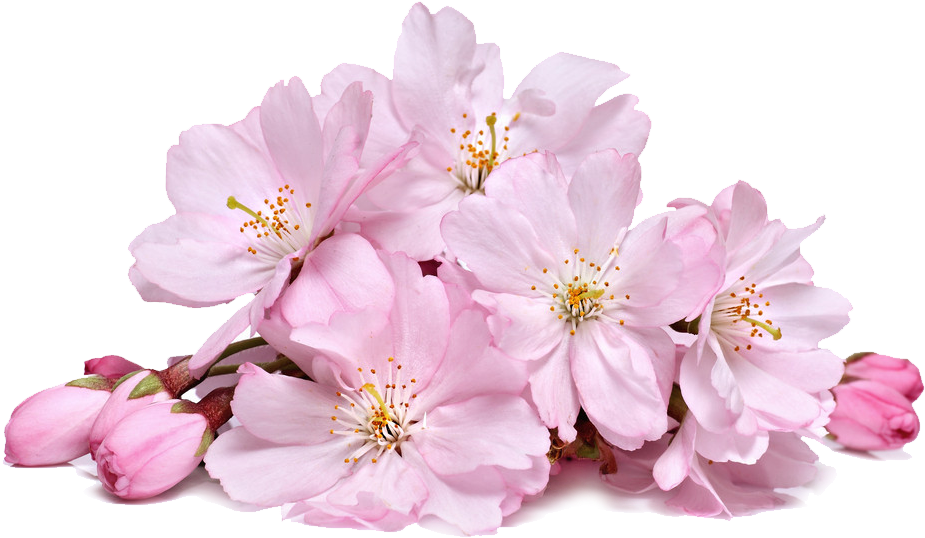
#> input picture flowers/138813-blossom-real-flower-hq-image-free.png, 925 x 538 px, found by its file name; its folder holds only this picture in this run
$ python remove_bg.py
#> lines starting #> are read from the running program, lines starting #| are printed output that depends on the picture; after the words box and inside, x2 and y2 are one past the last pixel; in counts of white or black regions, pixels touching at a corner belong together
"""
Remove grey/white backgrounds from flower images using flood-fill + color keying.
Outputs transparent PNGs to public/flowers/processed/
"""
import os, sys, io
sys.stdout = io.TextIOWrapper(sys.stdout.buffer, encoding='utf-8', errors='replace')
sys.stderr = io.TextIOWrapper(sys.stderr.buffer, encoding='utf-8', errors='replace')
from pathlib import Path
from PIL import Image
import numpy as np

SRC = Path("C:/Users/Pc/basant-portfolio/flowers")
OUT = Path("C:/Users/Pc/basant-portfolio/public/flowers/processed")
OUT.mkdir(parents=True, exist_ok=True)

# Files to process: all images in the source directory
TARGETS = [p.name for p in SRC.glob("*.*") if p.suffix.lower() in ('.png', '.jpg', '.jpeg', '.webp', '.jfif')]

def remove_bg(img_path: Path, out_path: Path, tolerance=32):
    """
    Remove background using flood-fill from the 4 corners + edge sampling.
    Works for uniform grey or white backgrounds.
    """
#> called with tolerance = 32
    img = Image.open(img_path).convert("RGBA")
#> img is the input picture: PIL image 925x538 RGBA; mean R, G, B, A 133.6, 108.6, 121.2, 148.8
    arr = np.array(img, dtype=np.float32)
    h, w = arr.shape[:2]
#> h = 538; w = 925

    # Sample background color only from top corners to avoid bottom grass/flowers
    corners = [arr[0,0,:3], arr[0,w-1,:3]]
#> corners = [[0, 0, 0], [0, 0, 0]]
    bg_color = np.mean(corners, axis=0)
#> bg_color = [0, 0, 0]

    # If it's pure white or close to it, just force white
    if np.all(bg_color > 240):
        bg_color = np.array([255, 255, 255])

    print(f"  {img_path.name}: bg≈{bg_color.astype(int).tolist()}, size={w}x{h}")

    rgb = arr[:,:,:3]
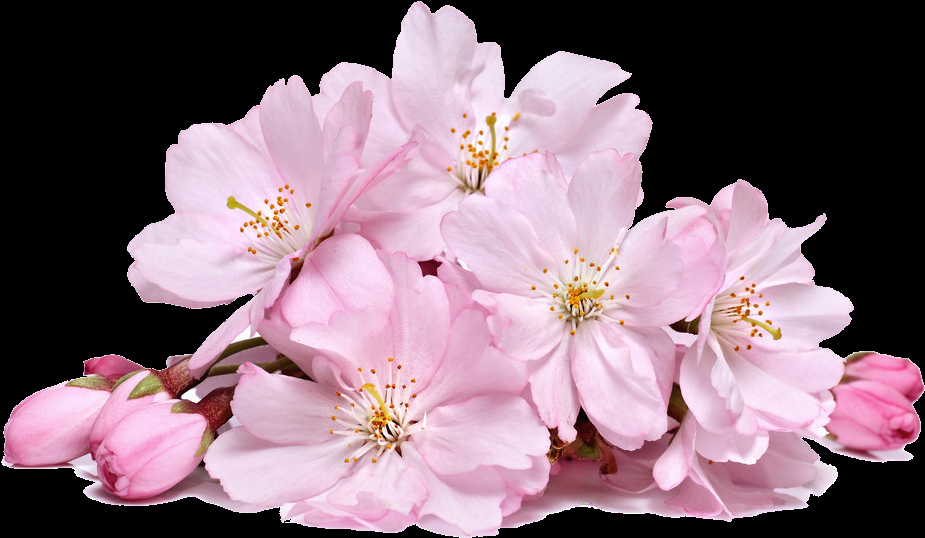
#> rgb: shape (538, 925, 3) float32; mean R, G, B 133.6, 108.6, 121.2
    # Color distance from background
    dist = np.sqrt(np.sum((rgb - bg_color)**2, axis=2))
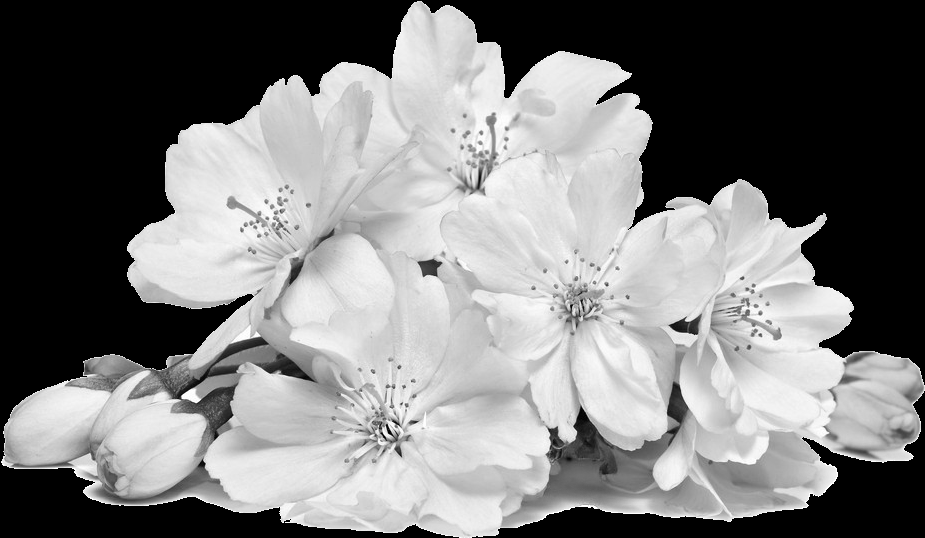
#> dist: shape (538, 925) float32; min 0, max 441.7, mean 211.3; drawn with min black and max white

    # Create mask: 1 = foreground (flower), 0 = background
    fg_mask = (dist > tolerance).astype(np.float32)
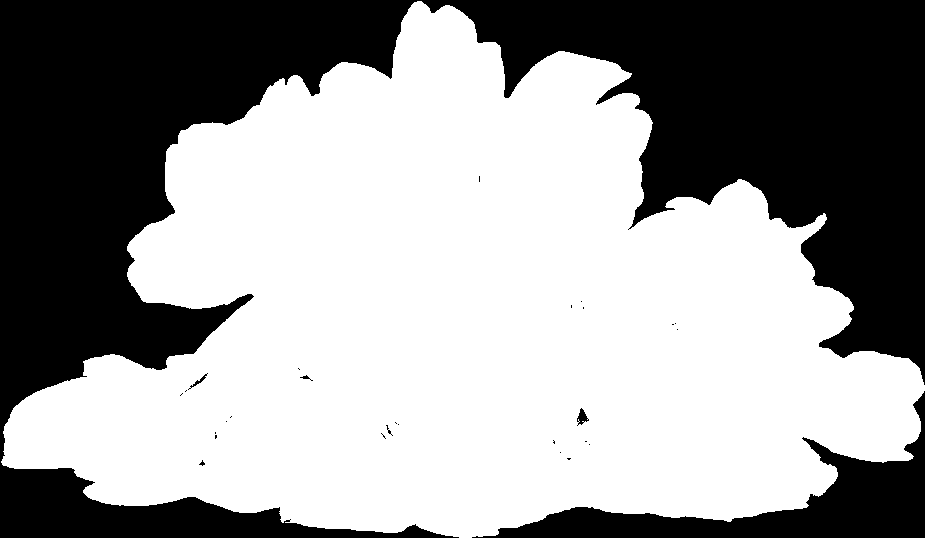
#> fg_mask: shape (538, 925) float32; values 0 (black) and 1 (white), 59.9% white; 29 black regions (24 under 20 px), largest, box (x1, y1, x2, y2) and area: (0, 0, 925, 538) 183091, (472, 391, 925, 538) 16203, (577, 408, 589, 426) 106, (188, 373, 208, 390) 56, (300, 375, 313, 381) 25

    # Feather the edges slightly for nicer compositing
    from PIL import ImageFilter
    mask_img = Image.fromarray((fg_mask * 255).astype(np.uint8), "L")
    mask_img = mask_img.filter(ImageFilter.GaussianBlur(1.5))
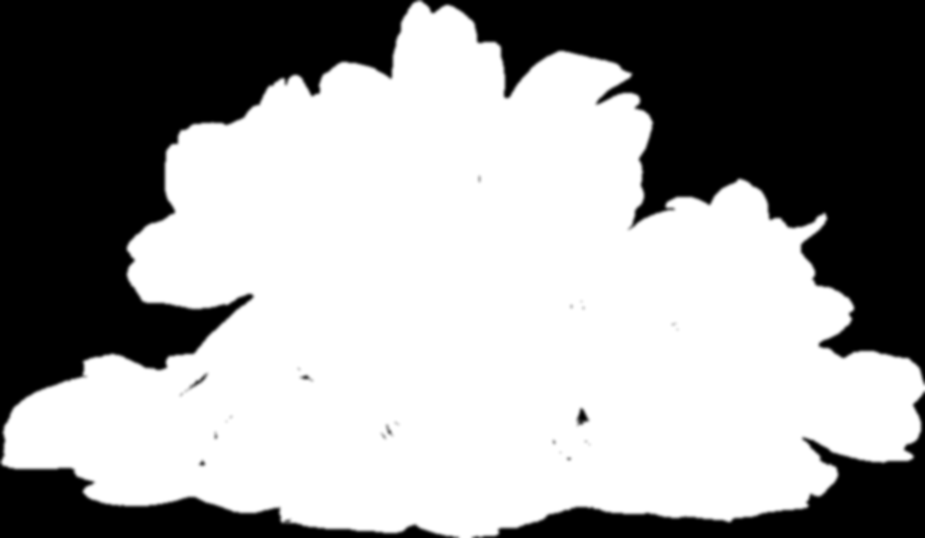
#> mask_img: PIL image 925x538 L; min 0, max 255, mean 152.7
    mask_arr = np.array(mask_img, dtype=np.float32) / 255.0

    # Apply mask as alpha
    result = arr.copy()
    result[:,:,3] = (mask_arr * 255).astype(np.uint8)
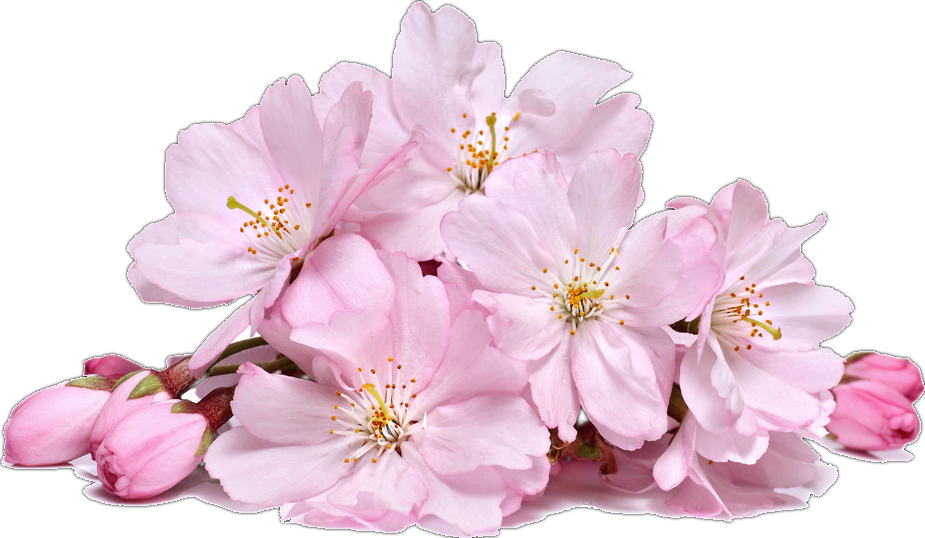
#> result: shape (538, 925, 4) float32; mean R, G, B, A 133.6, 108.6, 121.2, 153.2; transparent parts drawn white

    out_img = Image.fromarray(result.astype(np.uint8), "RGBA")

    # Crop to content
    bbox = out_img.getbbox()
#> bbox = (0, 0, 925, 538)
    if bbox:
        out_img = out_img.crop(bbox)

    # Max 900px on longest side
    mx = 900
    if max(out_img.width, out_img.height) > mx:
        s = mx / max(out_img.width, out_img.height)
#> s = 0.973
        out_img = out_img.resize(
            (max(1, int(out_img.width * s)), max(1, int(out_img.height * s))),
            Image.LANCZOS
        )
#> out_img: PIL image 900x523 RGBA

    # Change suffix to .png
    out_path = out_path.with_suffix('.png')
    out_img.save(out_path, "PNG", optimize=True)
    print(f"    -> {out_path.name} ({out_img.width}x{out_img.height})")
    return True

ok = fail = 0
for name in TARGETS:
    src = SRC / name
    if not src.exists():
        src = SRC / "processed" / name
    if not src.exists():
        print(f"  MISSING: {name}")
        fail += 1
        continue
    dst = OUT / Path(name).with_suffix('.png')
    try:
        remove_bg(src, dst)
        ok += 1
    except Exception as e:
        print(f"  FAIL {name}: {e}")
        fail += 1

print(f"\n{ok} OK, {fail} FAIL")

$ run again, on flowers/Untitled design (2).png
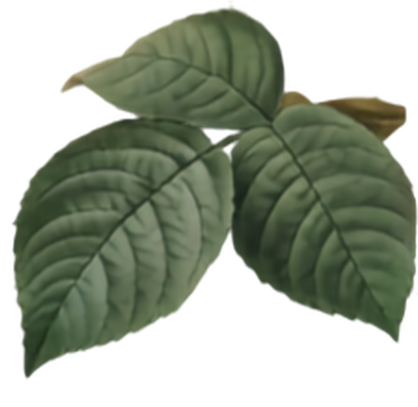
#> input picture flowers/Untitled design (2).png, 418 x 407 px, found by its file name
#> corners = [[255, 255, 255], [255, 255, 255]]
#> bg_color = [255, 255, 255]
#> in remove_bg, `fg_mask = (dist > tolerance).astype(np.float32)`:
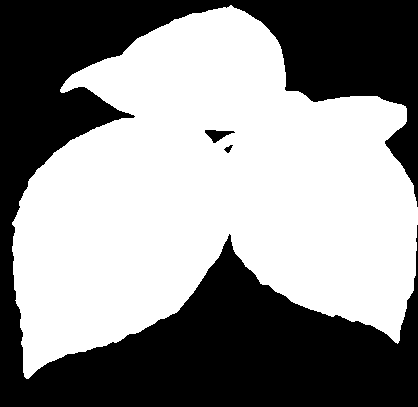
#> fg_mask: shape (407, 418) float32; values 0 (black) and 1 (white), 55.8% white; 3 black regions, box (x1, y1, x2, y2) and area: (0, 0, 418, 407) 75010, (205, 130, 235, 143) 197, (224, 145, 233, 153) 36
#> bbox = (8, 1, 418, 383)
#> in remove_bg, `out_img = out_img.crop(bbox)`:
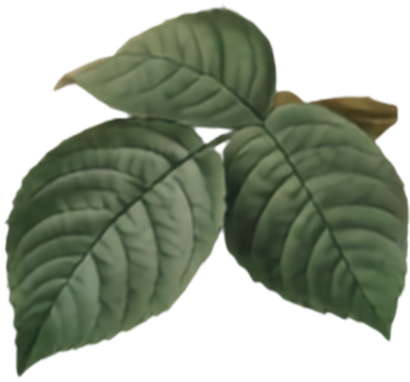
#> out_img: PIL image 410x382 RGBA; mean R, G, B, A 153.7, 162.2, 146, 154.5; transparent parts drawn white

$ run again, on flowers/Untitled design (3).png
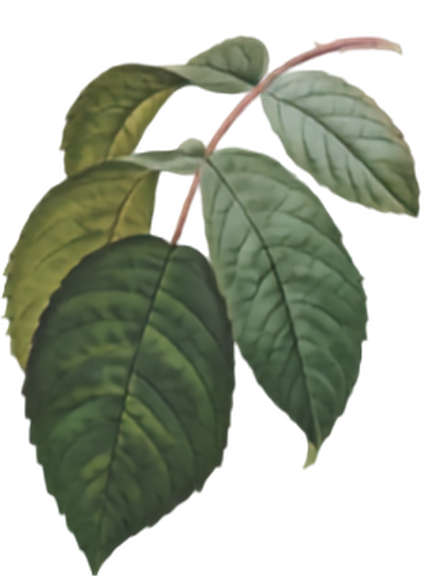
#> input picture flowers/Untitled design (3).png, 448 x 576 px, found by its file name
#> corners = [[255, 255, 255], [255, 255, 255]]
#> bg_color = [255, 255, 255]
#> in remove_bg, `fg_mask = (dist > tolerance).astype(np.float32)`:
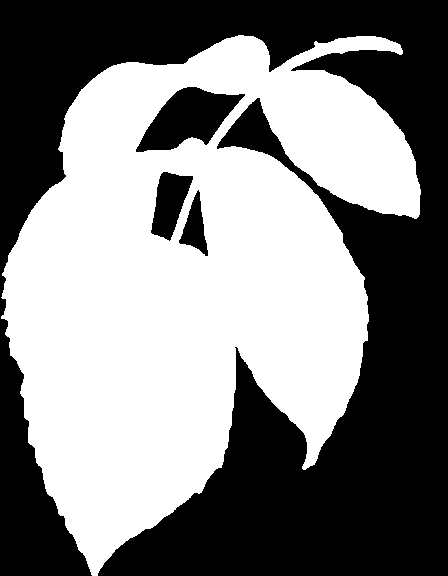
#> fg_mask: shape (576, 448) float32; values 0 (black) and 1 (white), 51.1% white; 4 black regions, box (x1, y1, x2, y2) and area: (0, 0, 448, 576) 119757, (136, 87, 245, 152) 3850, (151, 172, 193, 241) 1722, (179, 190, 208, 256) 902
#> bbox = (0, 31, 425, 576)
#> in remove_bg, `out_img = out_img.crop(bbox)`:
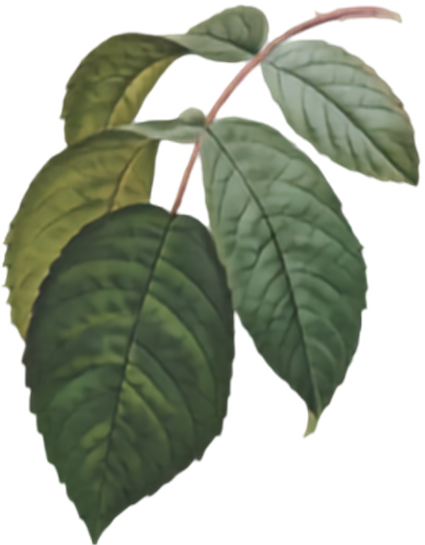
#> out_img: PIL image 425x545 RGBA; mean R, G, B, A 164.5, 171.3, 155.5, 145.1; transparent parts drawn white

$ run again, on flowers/Untitled design (4).png
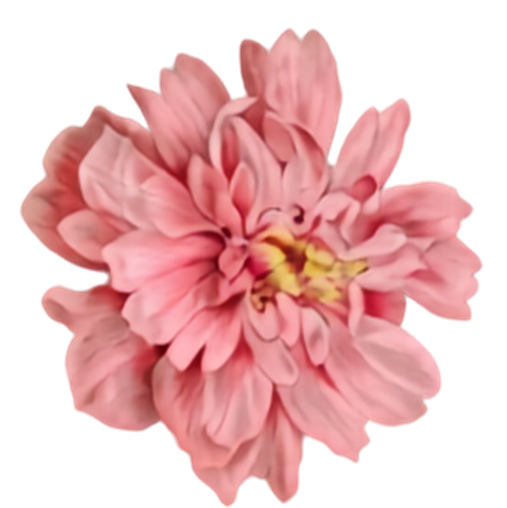
#> input picture flowers/Untitled design (4).png, 507 x 508 px, found by its file name
#> corners = [[255, 255, 255], [255, 255, 255]]
#> bg_color = [255, 255, 255]
#> in remove_bg, `fg_mask = (dist > tolerance).astype(np.float32)`:
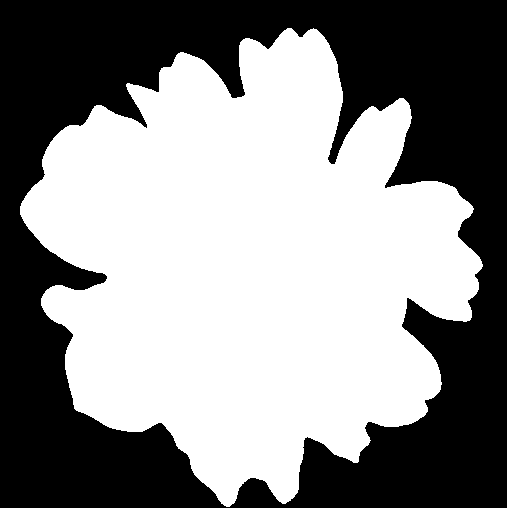
#> fg_mask: shape (508, 507) float32; values 0 (black) and 1 (white), 54.4% white; 1 black region, box (x1, y1, x2, y2) and area: (0, 0, 507, 508) 117380
#> bbox = (16, 24, 487, 508)
#> in remove_bg, `out_img = out_img.crop(bbox)`:
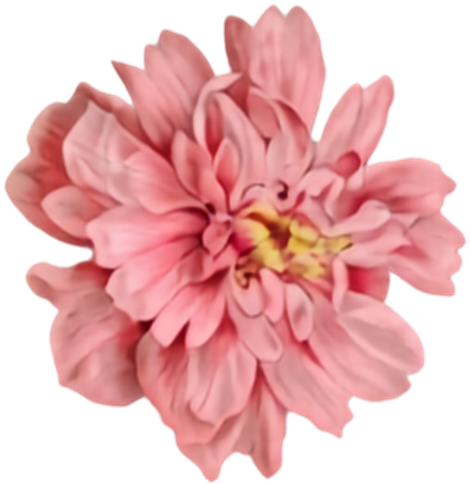
#> out_img: PIL image 471x484 RGBA; mean R, G, B, A 234, 181.9, 182.7, 156.8; transparent parts drawn white
